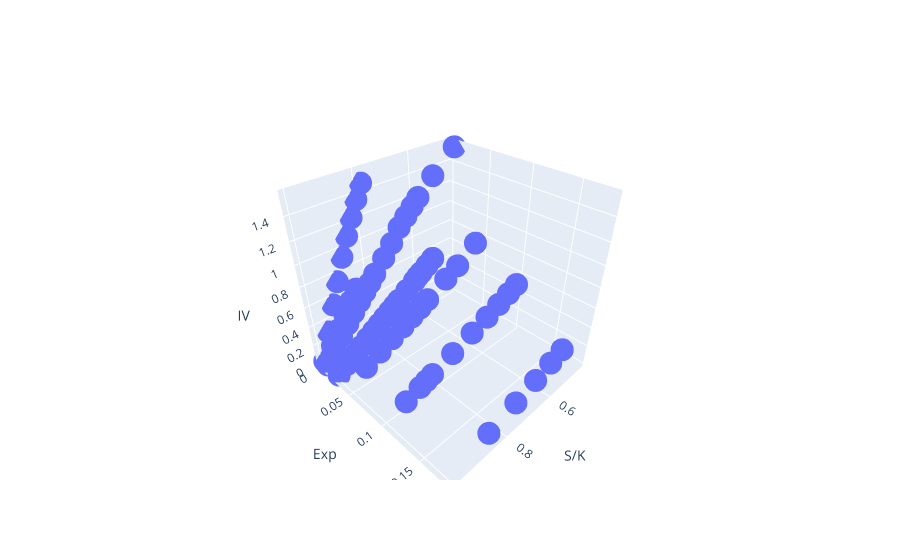

Here is the notebook cell this chart was saved with:
### Code cell
x = option.df['S']/option.df['K']

#x = option.df['K']
y = option.df['_T']
z = option.df['I_VOL_BS']
z2 = option.df['mark_iv']/100


fig = go.Figure(data=[go.Scatter3d(x=x, y=y, z=z , mode='markers', name='Implied vol')])
                      #go.Scatter3d(x=x, y=y, z=z2 , mode='markers', name='Implied vol deribit')])
"""
fig = go.Figure(data=[go.Scatter3d(x=x, y=y, z=z , mode='markers', name='Black&Scholes model Price'),
                      go.Scatter3d(x=x, y=y, z=z2, mode='markers', name='Real Market Price')])
"""

fig.update_scenes(xaxis_title_text='S/K', yaxis_title_text='Exp', zaxis_title_text='IV') 
fig.show()
